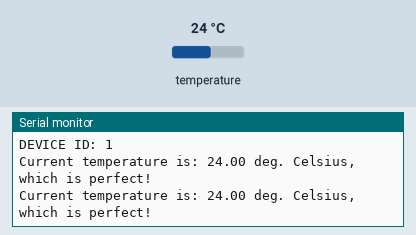
Simulated run of this program. Board: ESP8266 (Wemos D1 mini). Shown: the last lines printed to the serial monitor. Inputs (shaded band) come from the test bench; at power-on: temperature 24 °C.

Above: at 4.3 s.
4.4 s: temperature set to 12 °C
At 7.7 s:
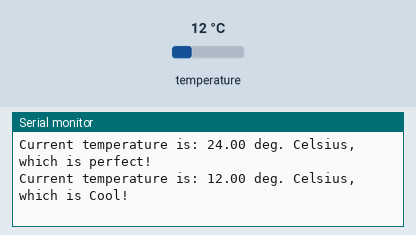
10.5 s: temperature set to 28 °C
At 12.9 s:
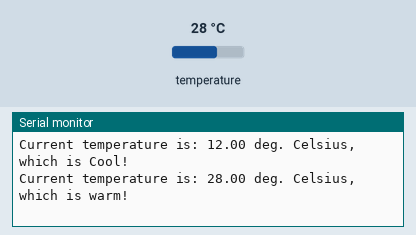
16.1 s: temperature set to 33 °C
At 18.2 s:
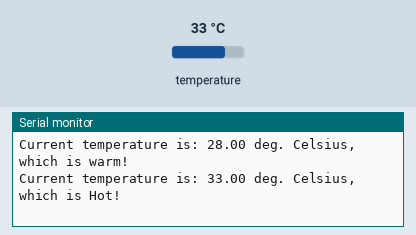
21.6 s: temperature set to 41 °C
At 23.4 s:
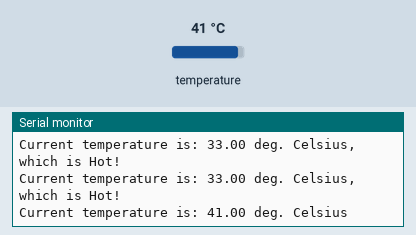
27.1 s: temperature set to 8 °C
At 29.9 s:
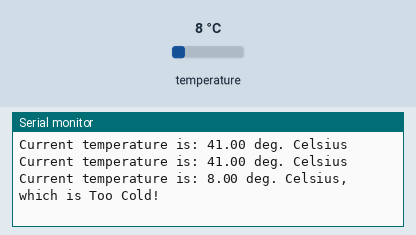
32.7 s: temperature set to 42 °C
At 35.1 s:
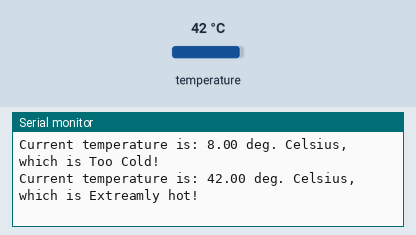

The program:

main.cpp
```cpp
// ******************************************************************
// Dallas Semiconductor DS18B20 Temperature Sensor Demo Program
// COMP-10184
// Mohawk College

// library for Arduino framework
#include <Arduino.h>
// 1-Wire sensor communication libary
#include <OneWire.h>
// DS18B20 sensor library
#include <DallasTemperature.h>

// Pin that the  DS18B20 is connected to
const int oneWireBus = D3;

// Setup a oneWire instance to communicate with any OneWire devices
OneWire oneWire(oneWireBus);

// Pass our oneWire reference to Dallas Temperature sensor
DallasTemperature DS18B20(&oneWire);
DeviceAddress tempDeviceAddress;

void setup() {
  // configure the USB serial monitor
  Serial.begin(115200);

  // Start the DS18B20 sensor
  DS18B20.begin();
  int deviceID = DS18B20.getAddress(tempDeviceAddress, 0);

  if (deviceID){
    Serial.println("DEVICE ID: " + String(deviceID));
  } else {
    Serial.println("Not connected");
    Serial.end();
  }

}

void loop() {
  float fTemp;
  String judgement;

  // ask DS18B20 for the current temperature
  DS18B20.requestTemperatures();

  // fetch the temperature.  We only have 1 sensor, so the index is 0.
  fTemp = DS18B20.getTempCByIndex(0);

  // print the temp to the USB serial monitor

  if  (fTemp < 10){
   judgement= ", which is Too Cold!";
}else if (fTemp > 9-8& fTemp < 16){
judgement =", which is Cool!";}
else if (fTemp> 14 && fTemp < 26){
  judgement=", which is perfect!";}
else if (fTemp> 24 && fTemp < 31){
  judgement=", which is warm!";}
else if (fTemp> 29 && fTemp < 36){
  judgement=", which is Hot!";}
  else if (fTemp> 35 && fTemp < 40){
  judgement=", which is Too hot!";}
  else if (fTemp> 41){
  judgement=", which is Extreamly hot!";}


 Serial.println("Current temperature is: " + String(fTemp) + " deg. Celsius" + judgement);

  // wait 2s (2000ms) before doing this again
  delay(2000);
} 
```

Measured:
- after the input at 4.4 s, the serial monitor: prints a new line after 1.9 s (image 1)
- after the input at 10.5 s, the serial monitor: prints a new line after 1.4 s (image 2)
- after the input at 16.1 s, the serial monitor: prints a new line after 1.3 s (image 3)
- after the input at 21.6 s, the serial monitor: prints a new line after 1.3 s (image 4)
- after the input at 27.1 s, the serial monitor: prints a new line after 1.3 s (image 5)
- after the input at 32.7 s, the serial monitor: prints a new line after 1.3 s (image 6)
